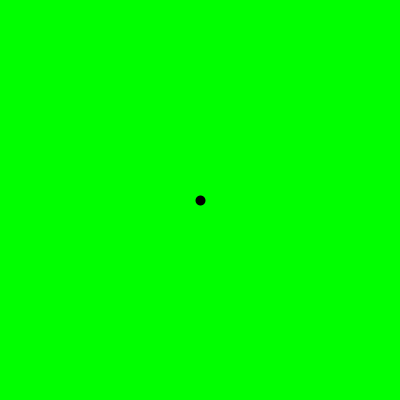
Frame 1 (no input)
Frame 60 (the mouse pressed at the canvas centre just before this capture): identical to frame 1, image omitted
Frame 120 (the mouse held since frame 60 and released just before this capture): identical to frame 1, image omitted

The Processing sketch that drew this single still picture (run headless with seeded random() and noise(); from frame 60 on, the mouse is pressed at the canvas centre):

// Processing sketch: aula10_ex2_g2
// ── aula10_ex2_g2.pde
void setup() {size(400, 400);}
void draw() { println(hour()+":"+minute()+":"+second());
background(0,255,0); strokeWeight(10);
  if (second()>=0 && second()<=15) {
    ellipse(200, 200, 100, 100);   };
  if (second()>15 && second()<=30) {
    point(200, 200);   }
  if (second()>30 && second()<=45) {
    triangle(100, 250, 50, 340, 150, 340);   }
  if (second()>45 ) {
    line(280, 340, 340, 250);  }
}
